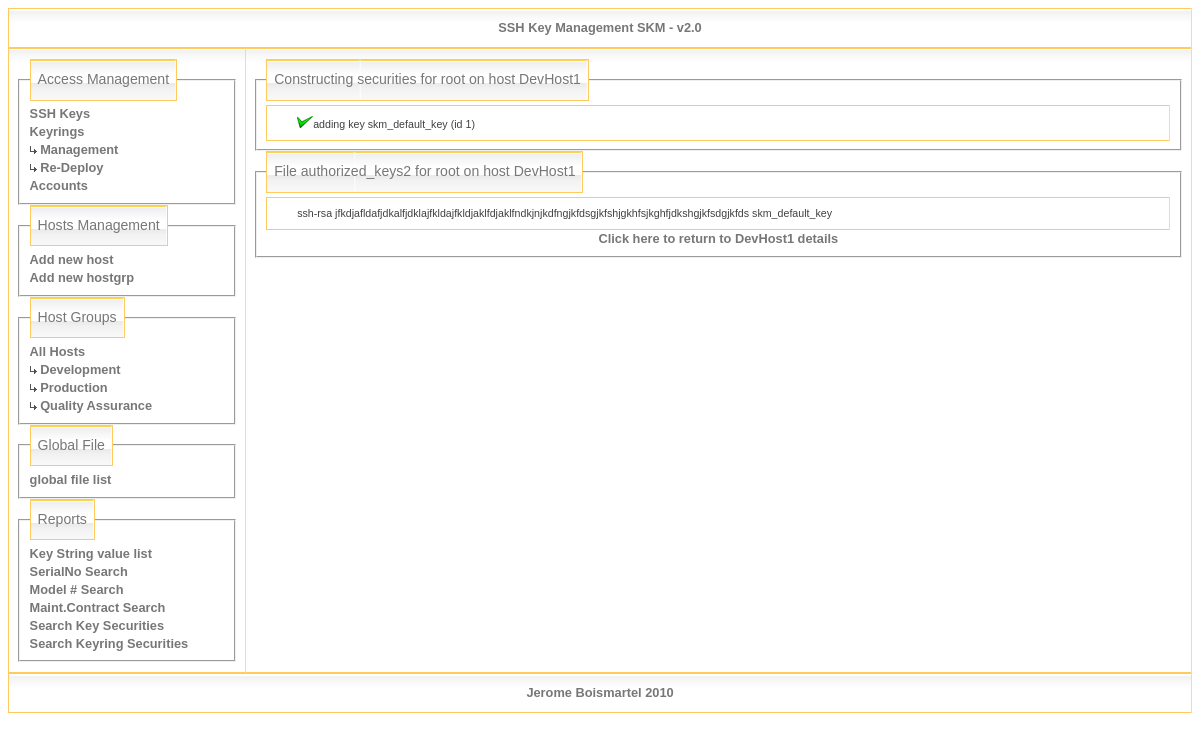
/view_aut_account.php?id=320&id_account=1&id_hostgroup=11, run on the app's committed database.
### tables this page shows
CREATE TABLE IF NOT EXISTS `groups` (
  `id` int(11) NOT NULL auto_increment,
  `name` varchar(255) NOT NULL default '',
  PRIMARY KEY  (`id`)
);

CREATE TABLE IF NOT EXISTS `accounts` (
  `id` int(11) NOT NULL auto_increment,
  `name` varchar(20) NOT NULL default '',
  PRIMARY KEY  (`id`)
);

CREATE TABLE IF NOT EXISTS `hosts` (
  `id` int(11) NOT NULL auto_increment,
  `name` varchar(255) NOT NULL default '',
  `ip` varchar(15) NOT NULL,
  `expand` char(1) NOT NULL default 'N',
  `id_group` int(11) NOT NULL default '1',
  `serialno` varchar(40) NOT NULL default '',
  `memory` varchar(11) NOT NULL default '',
  `osversion` varchar(20) NOT NULL default '',
  `cabinet` varchar(30) NOT NULL default '',
  `uloc` varchar(10) NOT NULL default '',
  `cageno` varchar(10) NOT NULL default '',
  `model` varchar(20) NOT NULL default '',
  `procno` varchar(50) NOT NULL default '',
  `provider` varchar(30) NOT NULL default '',
  `install_dt` date NOT NULL default '0000-00-00',
  `po` int(11) NOT NULL default '0',
  `cost` decimal(9,2) NOT NULL default '0.00',
  `maint_cost` decimal(9,2) NOT NULL default '0.00',
  `maint_provider` varchar(30) NOT NULL default '',
  `maint_po` int(11) NOT NULL default '0',
  `maint_end_dt` date NOT NULL default '0000-00-00',
  `life_end_dt` date NOT NULL default '0000-00-00',
  `ostype` varchar(20) NOT NULL default '',
  `osvers` varchar(255) NOT NULL default '',
  `intf1` varchar(255) NOT NULL default '',
  `intf2` varchar(255) NOT NULL default '',
  `defaultgw` varchar(15) NOT NULL default '',
  `monitor` varchar(100) NOT NULL,
  `selinux` varchar(30) NOT NULL default '',
  `datechgroot` date NOT NULL default '0000-00-00',
  `id_direction` int(11) NOT NULL default '1',
  `pdu_circuit` varchar(18) NOT NULL default '',
  `owner` varchar(20) NOT NULL default '',
  `tagnum` varchar(10) NOT NULL default '',
  `pdu_circuit2` varchar(20) NOT NULL default '',
  `pdu_circuit3` varchar(20) NOT NULL default '',
  PRIMARY KEY  (`id`)
);

CREATE TABLE IF NOT EXISTS `hak` (
  `id_host` int(11) NOT NULL default '0',
  `id_account` int(11) NOT NULL default '0',
  `id_keyring` int(11) NOT NULL default '0',
  `id_key` int(11) NOT NULL default '0',
  `expand` char(1) NOT NULL default 'N',
  PRIMARY KEY  (`id_host`,`id_account`,`id_keyring`,`id_key`),
  KEY `id_key` (`id_key`)
);

CREATE TABLE IF NOT EXISTS `keys` (
  `id` int(11) NOT NULL auto_increment,
  `name` varchar(255) NOT NULL default '',
  `key` blob NOT NULL,
  PRIMARY KEY  (`id`)
);

### view_aut_account.php (the view, shortened to what this page needs)
<?php
include('MyFunctions.inc.php');
$id = $_GET['id'];
$id_account = $_GET['id_account'];
$id_hostgroup = $_GET['id_hostgroup'];
if(!empty($id) and !empty($id_account))
{
?>
<html>
<head>
</head>
<body>
<?php start_main_frame(); ?>
<?php start_left_pane(); ?>
<?php display_menu(); ?>
<?php end_left_pane(); ?>
<?php start_right_pane(); ?>
<?php
$hostname = get_host_name($id);
$account_name = get_account_name($id_account);
echo("<fieldset><legend>Constructing securities for $account_name on host $hostname</legend>\n");
$output = prepare_authorizedkey_file($id,$id_account); ?>
<table class="detail">
  <tr>
    <td class="deployment">
      <?php echo("$output\n"); ?>
    </td>
  </tr>
</table>
</fieldset>
<?php echo("<fieldset><legend>File authorized_keys2 for $account_name on host $hostname</legend>\n");
$output = view_authorizedkey_file($id,$id_account); ?>
<table class="detail">
  <tr>
    <td class="deployment">
      <?php echo("$output\n"); ?>
    </td>
  </tr>
</table>
<?php echo("<center><a href='host-view.php?id=$id&id_hostgroup=$id_hostgroup'>Click here to return to $hostname details</a></center>"); ?>
</fieldset>
<? end_right_pane(); ?>
<? end_main_frame(); ?>
</body>
</html>
<?
} else {
        die("This page cannot be called without argument...");
} ?>

### MyFunctions.inc.php (shortened to what this page needs)
<?php
function get_key_name($id){
    $result = mysql_query( "SELECT * FROM `keys` WHERE `id` = '$id' " )
		or die (mysql_error()."<br>Couldn't execute query: $query");
    $nr = mysql_num_rows($result);
    if(empty($nr)) {
      echo 'No key found...';
    }
    else {
      $row = mysql_fetch_array( $result );
      return $row['name'];
    }
}
function get_account_name($id){
    $result = mysql_query( "SELECT * FROM `accounts` WHERE `id` = '$id' " )
		or die (mysql_error()."<br>Couldn't execute query: $query");
    $nr = mysql_num_rows($result);
    if(empty($nr)) {
      echo 'No account found...';
    }
    else {
      $row = mysql_fetch_array( $result );
      return $row['name'];
    }
}
function get_host_name($id){
    $result = mysql_query( "SELECT * FROM `hosts` WHERE `id` = '$id' " )
		or die (mysql_error()."<br>Couldn't execute query: $query");
    $nr = mysql_num_rows($result);
    if(empty($nr)) {
      echo 'No host found...';
    }
    else {
      $row = mysql_fetch_array( $result );
      return $row['name'];
    }
}
function start_main_frame(){
    echo("<table><th><center>SSH Key Management SKM - v2.0</center></th></table>\n");
    echo("<table width='100%'>\n");
    echo("  <tr valign='top'>\n");
}
function end_main_frame(){
    echo("  </tr>\n");
    echo("</table>\n");
    echo("<table><th><center>Jerome Boismartel 2010</center></th></table>\n");
}
function start_left_pane(){
    echo("    <td width='20%'>\n");
}
function end_left_pane(){
    echo("    </td>\n");
}
function start_right_pane(){
    echo("    <td width='80%'>\n");
}
function end_right_pane(){
    echo("    </td>\n");
}
function display_menu(){
    echo("      <fieldset><legend>Access Management</legend>\n");
    echo("        <a href='keys.php'>SSH Keys</a><br>\n");
    echo("        <a href='keyrings.php'>Keyrings</a><br>\n");
    echo("        <a href='keyrings.php'><img src='images/arrowbright.gif'> Management</a><br>\n");
    echo("        <a href='choose_keyring.php'><img src='images/arrowbright.gif'> Re-Deploy</a><br>\n");
    echo("        <a href='accounts.php'>Accounts</a><br>\n");
    echo("      </fieldset>\n");
    echo("      <fieldset><legend>Hosts Management</legend>\n");
    echo("        <a href='hosts_setup.php'>Add new host</a><br>\n");
    echo("        <a href='groups.php'>Add new hostgrp</a><br>\n");
    echo("      </fieldset>\n");
    echo("      <fieldset><legend>Host Groups</legend>\n");
	echo("        <a href='show_all_hosts.php'>All Hosts</a><br>\n");
        $hostgroup = mysql_query( "SELECT * FROM `groups` ORDER BY `name`" )
                         or die (mysql_error()."<br>Couldn't execute query: $query");
        $hostgroup_nr = mysql_num_rows( $hostgroup );
        if (!empty($hostgroup_nr)) {
              while( $hostgroup_row = mysql_fetch_array( $hostgroup ))
              {
                        $name = $hostgroup_row["name"];
                        $id_hostgroup = $hostgroup_row["id"];
		echo("          <a href=\"hosts-view.php?id_hostgroup=$id_hostgroup\"><img src='images/arrowbright.gif'> $name</a><br>\n");
                }
        }
    echo("      </fieldset>\n");
    echo("      <fieldset><legend>Global File</legend>\n");
    echo("        <a href='globalfile.php'>global file list</a><br>\n");
    echo("      </fieldset>\n");
    echo("      <fieldset><legend>Reports</legend>\n");
    echo("        <a href='view_keys.php'>Key String value list</a><br>\n");
    echo("        <a href='serial_search.php'>SerialNo Search</a><br>\n");
    echo("        <a href='model_search.php'>Model # Search</a><br>\n");
    echo("        <a href='contract_search.php'>Maint.Contract Search</a><br>\n");
    echo("        <a href='search_key_securities.php'>Search Key Securities</a><br>\n");
    echo("        <a href='search_keyring_securities.php'>Search Keyring Securities</a><br>\n");
    echo("      </fieldset>\n");
}
function prepare_authorizedkey_file($id,$id_account){
        $hostname = get_host_name($id);
        $account_name = get_account_name($id_account);
	$message="";
	$authorized_keys="";
                $keyrings = mysql_query( "SELECT * FROM `hak` WHERE `id_host` = '$id' and `id_account` ='$id_account'
                                          and `id_keyring` != '0'" )
                         or die (mysql_error()."<br>Couldn't execute query: $query");
                $keys = mysql_query( "SELECT * FROM `hak` WHERE `id_host` = '$id' and `id_account` ='$id_account'
                                          and `id_key` != '0'" )
                         or die (mysql_error()."<br>Couldn't execute query: $query");
                $nr_keys = mysql_num_rows( $keys );
                if(!empty($nr_keys)) {
                        while ( $keyrow = mysql_fetch_array($keys))
                        {
                           $key_id = $keyrow['id_key'];
                           $key_name = get_key_name($key_id);
                           $message.="  <img src='images/ok.gif'>adding key $key_name (id $key_id)<br>\n";
                           $keyvalue = mysql_query( "SELECT * FROM `keys` WHERE `id` = '$key_id'" )
                                       or die (mysql_error()."<br>Couldn't execute query: $query");
                           $nr_keyvalue = mysql_num_rows( $keyvalue );
                           if (!empty($nr_keyvalue)) {
                              while ($keyvaluerow  = mysql_fetch_array($keyvalue))
                              {
                                $singlekey = $keyvaluerow['key'];
                                $authorized_keys.= "$singlekey\n";
                              }
                            }
                          }
                  }
        $handle = fopen("/tmp/authorized_keys","w");
	return $message;
}
Function view_authorizedkey_file($id,$id_account){
        $hostname = get_host_name($id);
        $account_name = get_account_name($id_account);
	$authorized_keys="";
                $keyrings = mysql_query( "SELECT * FROM `hak` WHERE `id_host` = '$id' and `id_account` ='$id_account'
                                          and `id_keyring` != '0'" )
                         or die (mysql_error()."<br>Couldn't execute query: $query");
                $keys = mysql_query( "SELECT * FROM `hak` WHERE `id_host` = '$id' and `id_account` ='$id_account'
                                          and `id_key` != '0'" )
                         or die (mysql_error()."<br>Couldn't execute query: $query");
                $nr_keys = mysql_num_rows( $keys );
                if(!empty($nr_keys)) {
                        while ( $keyrow = mysql_fetch_array($keys))
                        {
                           $key_id = $keyrow['id_key'];
                           $key_name = get_key_name($key_id);
                           $keyvalue = mysql_query( "SELECT * FROM `keys` WHERE `id` = '$key_id'" )
                                       or die (mysql_error()."<br>Couldn't execute query: $query");
                           $nr_keyvalue = mysql_num_rows( $keyvalue );
                           if (!empty($nr_keyvalue)) {
                              while ($keyvaluerow  = mysql_fetch_array($keyvalue))
                              {
                                $singlekey = $keyvaluerow['key'];
                                $authorized_keys.= "$singlekey\n";
                              }
                            }
                          }
                  }
        $handle = fopen("/tmp/authorized_keys","w");
	return $authorized_keys;
}
?>

### skm.css (style rules this page uses)
table { width: 100%; border-collapse:collapse; border:1px solid #FFCA5E; }
legend { font-size: 1.1em; line-height: 1.4em; font-family: Arial, Helvetica, sans-serif; color: #777777; padding: 10px 7px; text-align: left; background: url('images/bg_caption_clean.jpg') right top; border: 1px solid #FFCA5E; }
tbody tr { background: url('images/bg_td1.jpg') repeat-x top; line-height: 0.8em; }
tbody th,td { font-size: 0.8em; line-height: 1.4em; font-family: Arial, Helvetica, sans-serif; color: #777777; padding: 10px 7px; border-top: 1px solid #FFCA5E; border-right: 1px solid #DDDDDD; text-align: left; }
a { color: #777777; font-weight: bold; text-decoration: none; }
img { border: none; }
table.detail td.deployment { text-align: left; font-size: 8pt; color: #404040; background-color: #fFFFFF; padding-left: 30px; line-height : 8pt; }

### data on the page
groups: name "Development"
groups: name "Production"
groups: name "Quality Assurance"
accounts: name "root"
hosts: name "DevHost1"
hak: id_key.name "skm_default_key", id_key "1"

### other printed values
$output "ssh-rsa jfkdjafldafjdkalfjdklajfkldajfkldjaklfdjaklfndkjnjkdfngjkfdsgjkfshjgkhfsjkghfjdkshgjkfsdgjkfds skm_default_key"
